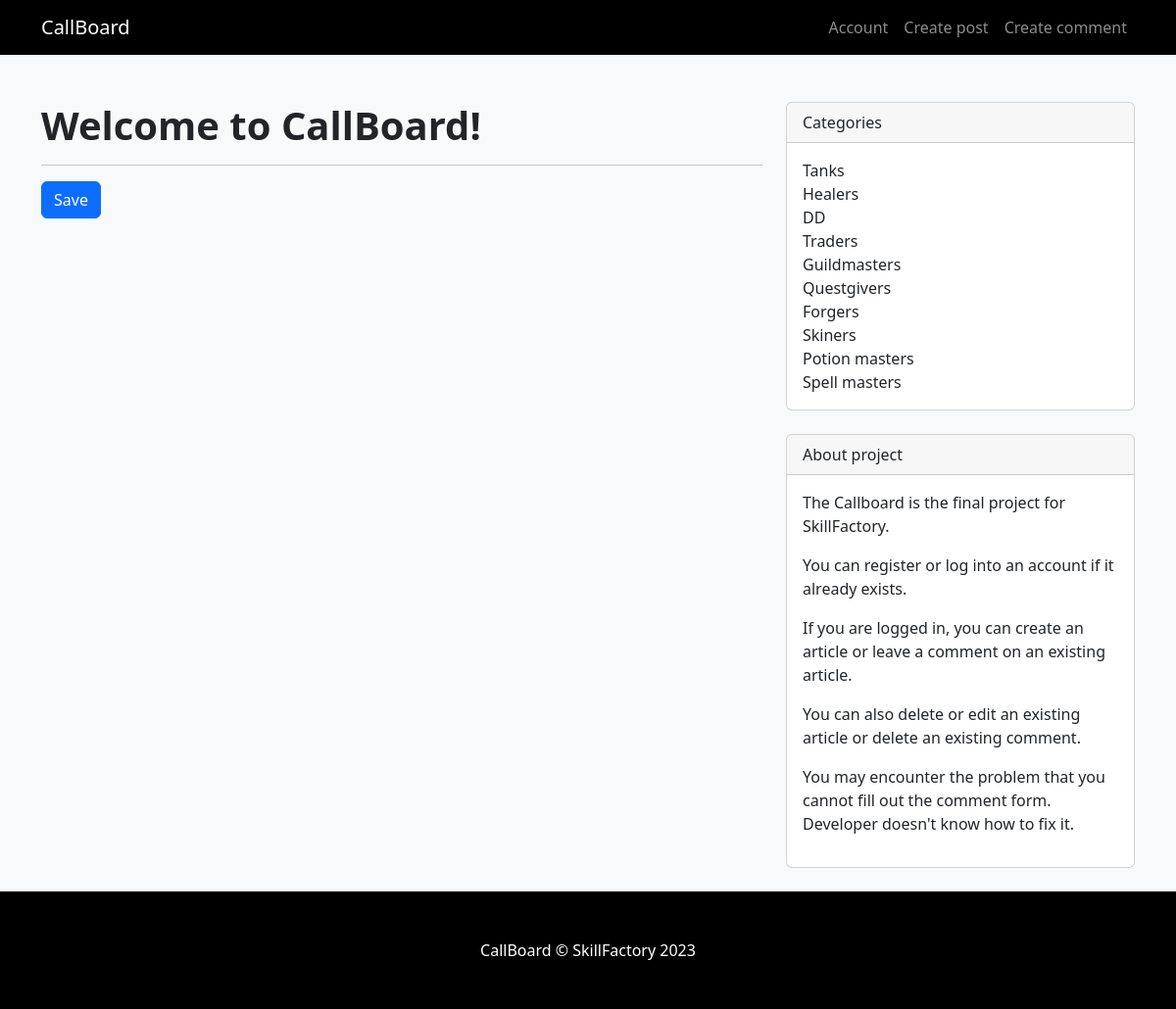
/callboard/comment_create/ (signed in), run on the app's committed database.
### callboard/models.py (models this page shows, shortened)
class Category(models.Model):
    name = models.CharField(max_length=64, unique=True)
    subscribers = models.ManyToManyField(User, related_name='categories')

### callboard/views.py (the view)
# urls.py: path('comment_create/', CommentCreate.as_view(), name='comment_create'),
class CommentCreate(LoginRequiredMixin, TemplateView):
    form_class = CommentForm
    model = Comment
    template_name = 'callboard/comment_create.html'
    success_url = reverse_lazy('post_list')
    login_url = reverse_lazy('login')
    def get_context_data(self, *, object_list=None, **kwargs):
        context = super().get_context_data(**kwargs)
        context['categories'] = Category.objects.all()
        context['menu'] = menu
        return context

### templates/callboard/comment_create.html (shortened to what this page needs)
{% extends 'flatpages/default.html' %}
{% block content %}
<form action="{% url 'comment_create' %}" method="post" enctype="multipart/form-data">
    <hr>
    <input type="submit" class="btn btn-primary mt-auto button" value="Save">
</form>
{% endblock content %}

### templates/flatpages/default.html (shortened to what this page needs)
<!DOCTYPE html>
<html lang="en">
    <head>
        {% load static %}
        <link href="{% static 'css/styles.css' %}" rel="stylesheet" />
    </head>
    <body class="bg-light">
    {% block navbar %}
        <nav class="navbar navbar-expand-lg navbar-dark bg-black">
            <div class="container">
                <a class="navbar-brand" href="http://127.0.0.1:8000/callboard/">CallBoard</a>
                <div class="collapse navbar-collapse" id="navbarSupportedContent">
                    <ul class="navbar-nav ms-auto mb-2 mb-lg-0">
                        {% for m in menu %}
                        <li class="nav-item"><a class="nav-link" href="{% url m.url_name %}">{{ m.title }}</a></li>
                        {% endfor %}
                    </ul>
                </div>
            </div>
        </nav>
    {% endblock navbar %}
        <div class="container mt-5">
            <div class="row">
                <div class="col-lg-8">
                    <article>
                        <header class="mb-4">
                            <h1 class="fw-bolder mb-1">Welcome to CallBoard!</h1>
                            {% block content %}{% endblock content %}
                </div>
                <div class="col-lg-4">
                    {% block categories %}
                    <div class="card mb-4">
                        <div class="card-header">Categories</div>
                            <div class="card-body">
                                <div class="row">
                                    <div class="col-sm-6">
                                        <ul class="list-unstyled mb-0">
                                            {% for category in categories %}
                                            <li>{{ category.name }}</li>
                                            {% endfor %}
                                        </ul>
                                    </div>
                                </div>
                            </div>
                        </div>
                    {% endblock categories %}
                    <div class="card mb-4">
                        <div class="card-header">About project</div>
                        <div class="card-body"><p>The Callboard is the final project for SkillFactory.</p>
                            <p>You can register or log into an account if it already exists.</p>
                            <p>If you are logged in, you can create an article or leave a comment on an existing article.</p>
                            <p>You can also delete or edit an existing article or delete an existing comment.</p>
                            <p>You may encounter the problem that you cannot fill out the comment form. Developer doesn't know how to fix it.</p>
                        </div>
                    </div>
                </div>
            </div>
        </div>
        <footer class="py-5 bg-black">
            <div class="container"><p class="m-0 text-center text-white">CallBoard &copy; SkillFactory 2023</p></div>
        </footer>
    </body>
</html>

### data on the page
Category: name "Tanks"
Category: name "Healers"
Category: name "DD"
Category: name "Traders"
Category: name "Guildmasters"
Category: name "Questgivers"
Category: name "Forgers"
Category: name "Skiners"
Category: name "Potion masters"
Category: name "Spell masters"

### other printed values
{{ m.title }} "Account" "Create post" "Create comment"
